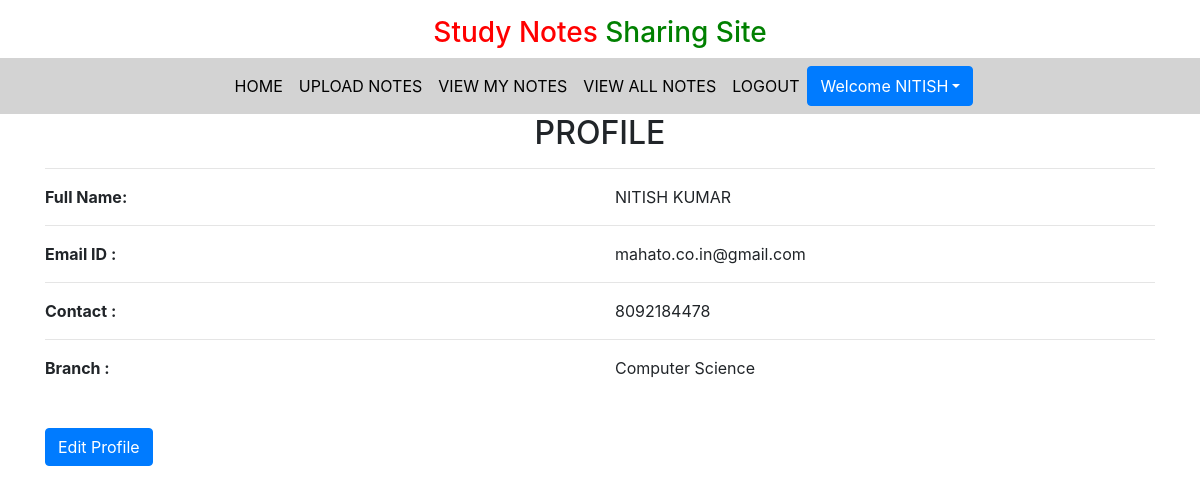
Page /profile/ (signed in) on the committed database.
### notes/models.py (models this page shows, shortened)
class Signup(models.Model):
    user = models.ForeignKey(User,on_delete=models.CASCADE)
    contact = models.CharField(max_length=10, null=True)
    branch = models.CharField(max_length=30)
    role = models.CharField(max_length=15)

### notes/views.py (the view)
# urls.py: path('profile/', views.profile, name='profile'),
def profile(request):
    if not request.user.is_authenticated:
        return redirect('login')
    user = User.objects.get(id=request.user.id)
    data = Signup.objects.get(user=user)
    d ={'data':data,'user':user}
    return render(request, 'profile.html', d)

### notes/templates/profile.html
{% extends 'usernavigation.html' %}
{% load static %}
{% block body %}
<div class="container">
    <h2 class="text-center">PROFILE</h2>
    <hr>
    <div class="row">
        <div class="col-md-6">
            <b>Full Name: </b>
        </div>
        <div class="col-md-6" style="text-transform: capitalize">
            {{data.user.first_name}} {{data.user.last_name}}
        </div>
    </div>
    <hr>
    <div class="row">
        <div class="col-md-6">
            <b>Email ID : </b>
        </div>
        <div class="col-md-6">
            {{data.user.username}}
        </div>
    </div>
    <hr>
    <div class="row">
        <div class="col-md-6">
            <b>Contact : </b>
        </div>
        <div class="col-md-6">
            {{data.contact}}
        </div>
    </div>
<hr>
    <div class="row">
        <div class="col-md-6">
            <b>Branch : </b>
        </div>
        <div class="col-md-6">
            {{data.branch}}
        </div>
    </div>
    <a href="{% url 'edit_profile' %}" class="btn btn-primary mt-5">Edit Profile</a>
</div>
{% endblock %}

### notes/templates/usernavigation.html (shortened to what this page needs)
<!DOCTYPE html>
{% load static %}
<html lang="en">
<head>
  <link rel="stylesheet" href="https://maxcdn.bootstrapcdn.com/bootstrap/4.3.1/css/bootstrap.min.css">
  <link rel="stylesheet" href="https://use.fontawesome.com/releases/v5.6.3/css/all.css">
  <link rel="stylesheet" href="{% static 'css/mystyle.css' %}">
</head>
<body>
  <h3 class="text-center mt-3"><span style="color: red;">Study Notes</span><span style="color: green;"> Sharing Site</span></h3>
<nav class="navbar navbar-expand-sm justify-content-center" style="background-color:lightgrey">
<ul class="navbar-nav">
  <li class="navbar-item">
    <a href="{% url 'profile' %}" class="nav-link">HOME</a>
  </li>
  <li class="navbar-item">
    <a href="{% url 'upload_notes' %}" class="nav-link">UPLOAD NOTES</a>
  </li>
  <li class="navbar-item">
    <a href="{% url 'view_mynotes' %}" class="nav-link">VIEW MY NOTES</a>
  </li>
  <li class="navbar-item">
    <a href="{% url 'viewallnotes' %}" class="nav-link">VIEW ALL NOTES</a>
  </li>
  <li class="navbar-item">
    <a href="{% url 'logout' %}" class="nav-link">LOGOUT</a>
  </li>
<div class="btn-group text-center">
    <button type="button" class="btn btn-primary dropdown-toggle" data-toggle="dropdown">Welcome {{request.user.first_name}}</button>
</div>
</ul>
</nav>
<div>
  {% block body %}
  {% endblock %}
</div>
</body>
</html>

### notes/static/css/mystyle.css (style rules this page uses)
.nav-link { color : black }

### rows in the picture
Signup: user.first_name "NITISH", user.last_name "KUMAR", user.username "mahato.co.in@gmail.com", contact "8092184478", branch "Computer Science"

### other values in the picture
{{ request.user.first_name }} "NITISH"
